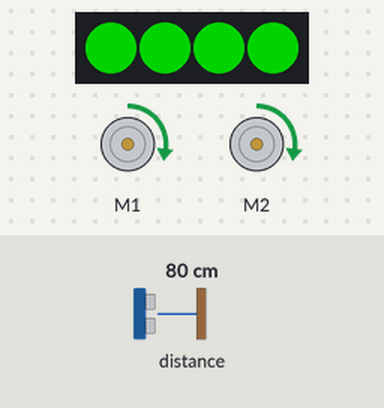
A program run on a simulated BBC micro:bit (MakeCode). On the bench: 2 × DC motor (green arrow = forward, orange = backward, longer = faster), 4 RGB LEDs in strip order, left to right. The inputs (shaded band) are chosen by the test bench; at power-on: distance to the obstacle 80 cm. Dim RGB values are drawn brighter than linear.

Above: at 1.2 s.
1.3 s: distance to the obstacle set to 6 cm
2.8 s: distance to the obstacle set to 3 cm
At 3.5 s:
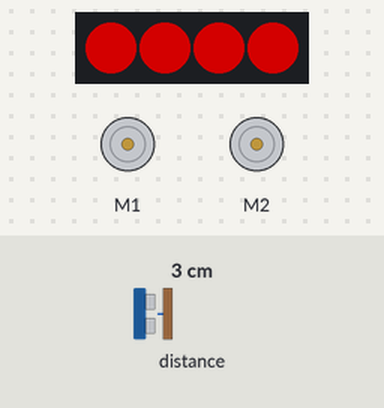
Timing chart, 0 to 5.8 s (numbered marks = the images above; inputs shaded):
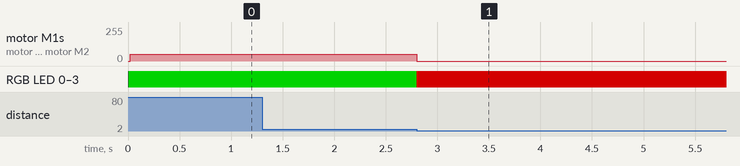

The program:

main.ts
```typescript
maqueen.motorRun(maqueen.Motors.All, maqueen.Dir.CW, 50)
let strip = neopixel.create(DigitalPin.P15, 4, NeoPixelMode.RGB)
strip.showColor(neopixel.colors(NeoPixelColors.Green))
basic.forever(function () {
    if (maqueen.Ultrasonic(PingUnit.Centimeters) < 5) {
        maqueen.motorStop(maqueen.Motors.All)
        strip.showColor(neopixel.colors(NeoPixelColors.Red))
    }
})
```

test.ts
```typescript
// aquí va el archivo "tests"; esto no se compilará cuando este paquete se utilice como una extensión.
```

Measured:
- the behaviour switches between 5 and 4 cm on distance to the obstacle (found by bisection; images 0 and 1)
- after the input at 1.3 s, every drawn part: stays the same
- after the input at 2.8 s, motor M1, motor M2: forward 50/255 → stopped at once; RGB LED 0–3: RGB(0, 127, 0) → RGB(127, 0, 0) at once
